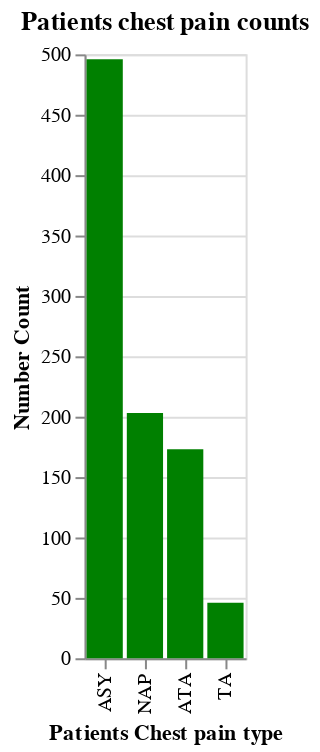

Source (notebook cell):
### Code cell
#Figure 3: Patients Chest pain type.
plot_chart3= plot_value_counts(hf_pred, 'ChestPainType', color='green', title="Patients chest pain counts",
                               x_title= 'Patients Chest pain type')
plot_chart3

### Figure 1 — Vega-Lite specification as saved in the notebook (floating-point values rounded to 4 significant figures)
{"config": {"view": {"continuousWidth": 300, "continuousHeight": 300}}, "data": {"name": "data-33d7e882cafd0797ddb406085a14736a"}, "mark": {"type": "bar", "color": "green"}, "encoding": {"x": {"field": "ChestPainType", "sort": "-y", "title": "Patients Chest pain type", "type": "nominal"}, "y": {"field": "Count", "title": "Number Count", "type": "quantitative"}}, "title": "Patients chest pain counts", "$schema": "https://vega.github.io/schema/vega-lite/v5.20.1.json", "datasets": {"data-33d7e882cafd0797ddb406085a14736a": [{"ChestPainType": "ASY", "Count": 496}, {"ChestPainType": "NAP", "Count": 203}, {"ChestPainType": "ATA", "Count": 173}, {"ChestPainType": "TA", "Count": 46}]}}
